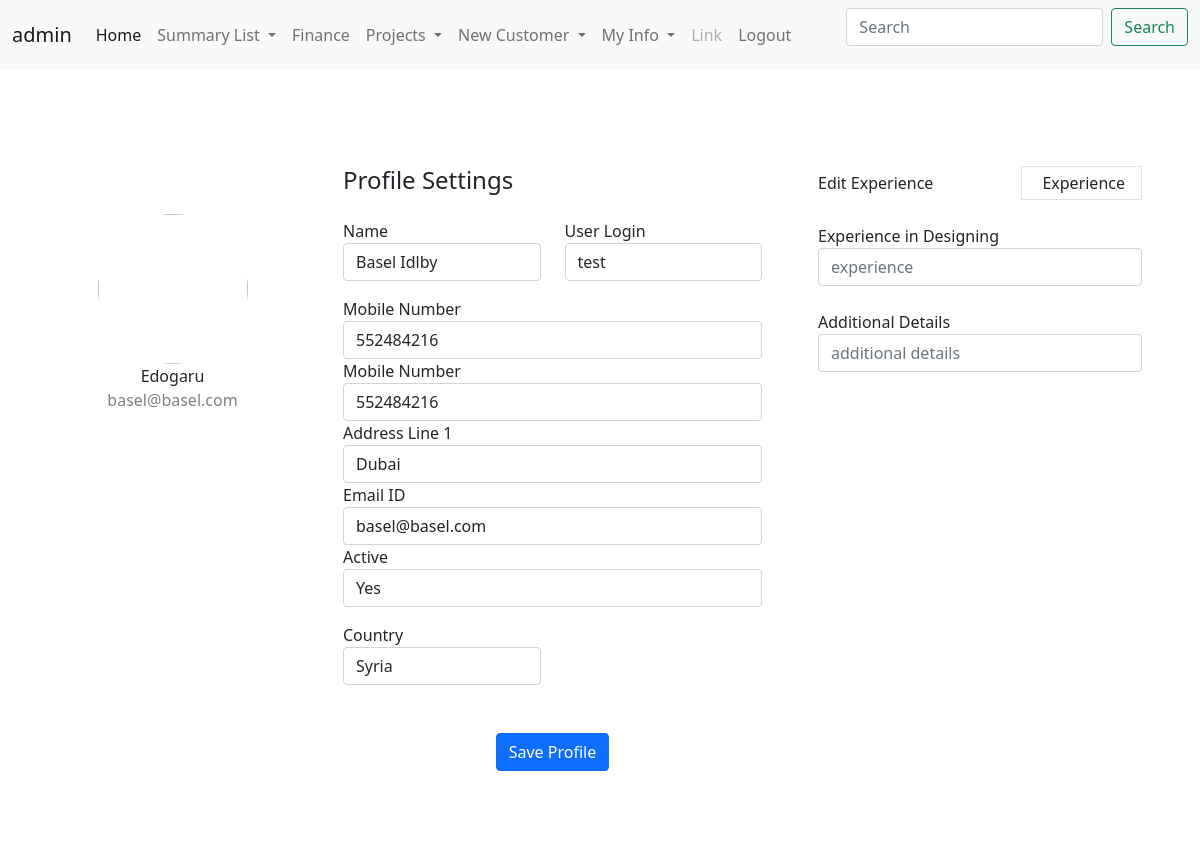
/customerProfile/1 (signed in), run on an earlier commit of the app's database.
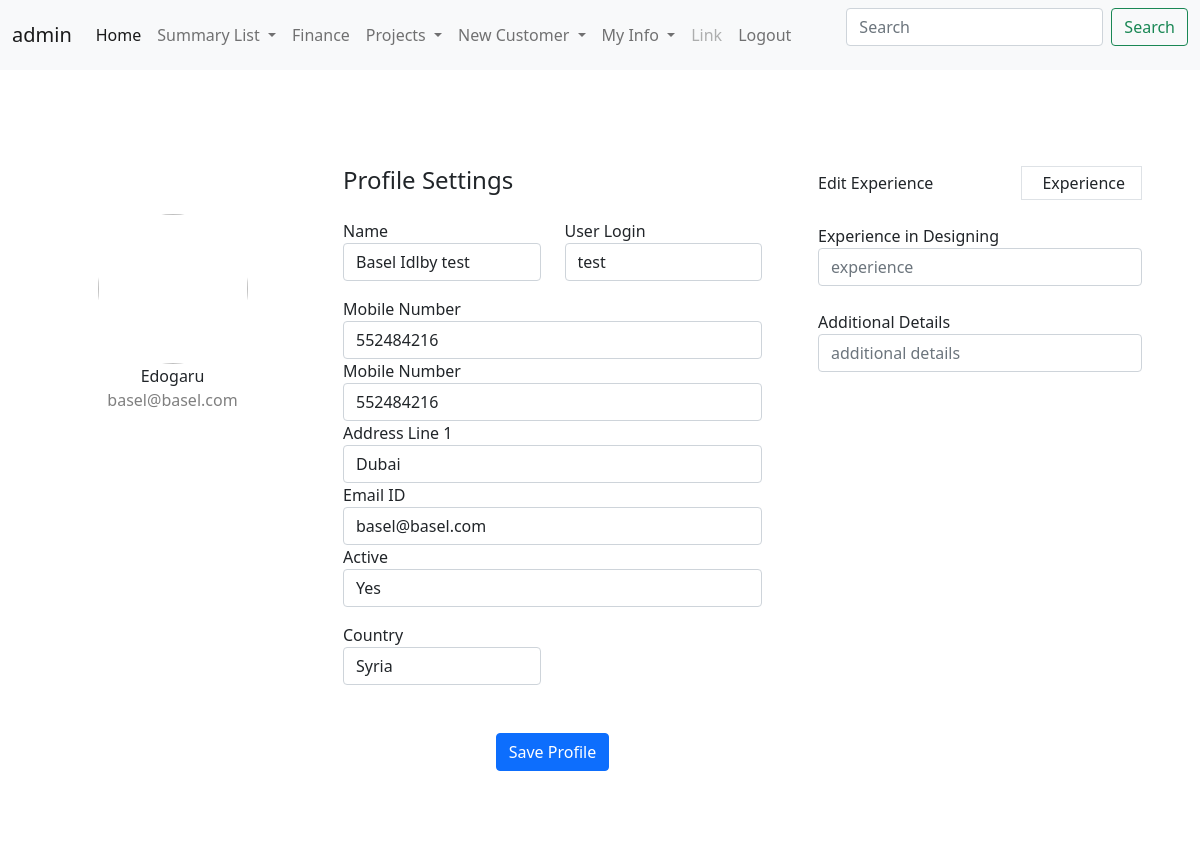
And on a later commit of the database.
### CRM/models.py (models this page shows, shortened)
class CustomerInfoModel(models.Model):
    customerId = models.AutoField(primary_key=True)
    customerName = models.CharField(max_length=100 , unique=True)
    country = models.ForeignKey(countryListModel,on_delete=models.DO_NOTHING)
    address = models.CharField(max_length=150)
    mobileNumber = models.IntegerField(unique=True)
    workNumber = models.IntegerField()
    email = models.EmailField(max_length=50 , unique=True)
    userLogin = models.OneToOneField(settings.AUTH_USER_MODEL,related_name="b" ,  on_delete=models.DO_NOTHING , null=True , blank=True )
    createdBy = models.ForeignKey(User, on_delete=models.DO_NOTHING)
    active = models.BooleanField(default=True)
    GA1 = models.CharField(max_length=100 , blank=True, null=True)
    GA2 = models.CharField(max_length=100 , blank=True, null=True)
    GA3 = models.CharField(max_length=100 , blank=True, null=True)
    GA4 = models.CharField(max_length=100 , blank=True, null=True)
    GB1 = models.BooleanField(default=False , blank=True, null=True)
    GB2 = models.BooleanField(default=False , blank=True, null=True)
    GB3 = models.BooleanField(default=False , blank=True, null=True)
    GB4 = models.BooleanField(default=False , blank=True, null=True)
    GD1 = models.DateField(blank=True, null=True)
    GD2 = models.DateField(blank=True, null=True)
    GD3 = models.DateField(blank=True, null=True)

class countryListModel(models.Model):
    countryId = models.AutoField(primary_key=True)
    countryName = models.CharField(max_length=50,unique=True)
    def __str__(self) -> str:
        return f"{self.countryName}"

### CRM/views.py (the view)
# urls.py: path('customerProfile/<int:pk>',views.customerProfile,name='customerProfile'),
@login_required
def customerProfile(request,pk):
    profile = CustomerInfoModel.objects.get(customerId = pk)
    context = {'profile':profile}
    return render(request,'CRM/CustomerProfile.html',context)

### CRM/templates/CRM/customerProfile.html (shortened to what this page needs)
{% include 'CRM/base.html' %}
{% include 'CRM/navbar.html' %}
{% block content %}
<div class="container rounded bg-white mt-5 mb-5">
    <div class="row">
        <div class="col-md-3 border-right">
            <div class="d-flex flex-column align-items-center text-center p-3 py-5"><img class="rounded-circle mt-5" width="150px" src="https://st3.depositphotos.com/15648834/17930/v/600/depositphotos_179308454-stock-illustration-unknown-person-silhouette-glasses-profile.jpg"><span class="font-weight-bold">Edogaru</span><span class="text-black-50">{{profile.email}}</span></div>
        </div>
        <div class="col-md-5 border-right">
            <div class="p-3 py-5">
                <div class="d-flex justify-content-between align-items-center mb-3">
                    <h4 class="text-right">Profile Settings</h4>
                </div>
                <div class="row mt-2">
                    <div class="col-md-6"><label class="labels">Name</label><input type="text" class="form-control" placeholder="first name" value="{{profile.customerName}}"></div>
                    <div class="col-md-6"><label class="labels">User Login</label><input type="text" class="form-control" placeholder="first name" value="{{profile.userLogin}}"></div>
                </div>
                <div class="row mt-3">
                    <div class="col-md-12"><label class="labels">Mobile Number</label><input type="text" class="form-control" placeholder="enter phone number" value="{{profile.mobileNumber}}"></div>
                    <div class="col-md-12"><label class="labels">Mobile Number</label><input type="text" class="form-control" placeholder="enter phone number" value="{{profile.workNumber}}"></div>
                    <div class="col-md-12"><label class="labels">Address Line 1</label><input type="text" class="form-control" placeholder="enter address line 1" value="{{profile.address}}"></div>
                    <div class="col-md-12"><label class="labels">Email ID</label><input type="text" class="form-control" placeholder="enter email id" value="{{profile.email}}"></div>
                    <div class="col-md-12"><label class="labels">Active</label><input type="text" class="form-control" placeholder="active" value= {% if profile.active == True %} "Yes" {% else %} "NO" {% endif %}></div>
                </div>
                <div class="row mt-3">
                    <div class="col-md-6"><label class="labels">Country</label><input type="text" class="form-control" placeholder="country" value="{{profile.country}}"></div>
                </div>
                <div class="mt-5 text-center"><button class="btn btn-primary profile-button" type="button">Save Profile</button></div>
            </div>
        </div>
        <div class="col-md-4">
            <div class="p-3 py-5">
                <div class="d-flex justify-content-between align-items-center experience"><span>Edit Experience</span><span class="border px-3 p-1 add-experience">&nbsp;Experience</span></div><br>
                <div class="col-md-12"><label class="labels">Experience in Designing</label><input type="text" class="form-control" placeholder="experience" value=""></div> <br>
                <div class="col-md-12"><label class="labels">Additional Details</label><input type="text" class="form-control" placeholder="additional details" value=""></div>
            </div>
        </div>
    </div>
</div>
{% endblock %}

What changed in the data, as far as the page shows it:
changed CustomerInfoModel "basel@basel.com": customerName "Basel Idlby" → "Basel Idlby test"
